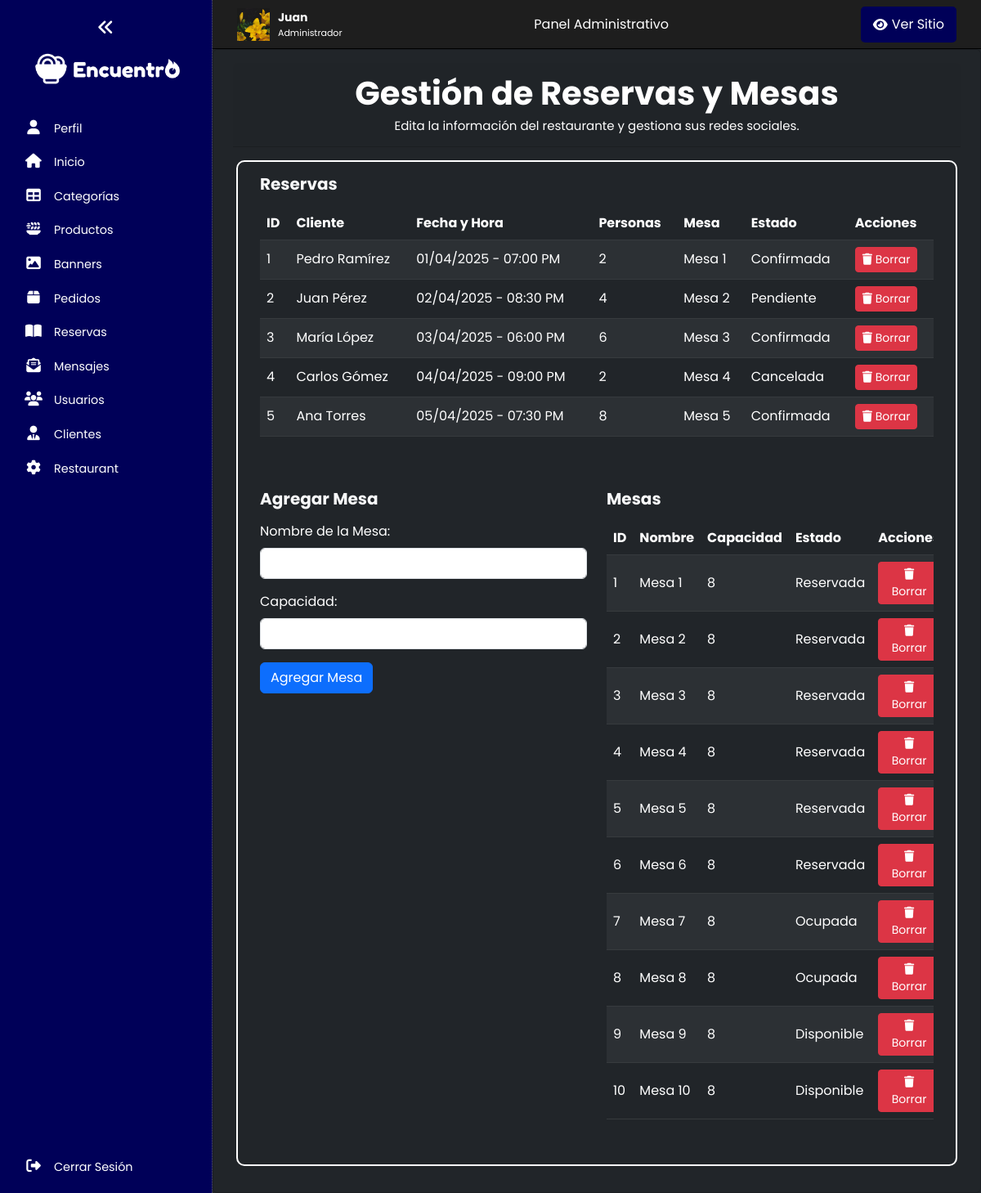
Page /panel/reservas/index.php (signed in) on the committed database.
### tables this page shows
CREATE TABLE reservas (
    id_reserva INT AUTO_INCREMENT PRIMARY KEY,
    id_usuario INT,
    fecha_reserva DATE NOT NULL,
    hora_reserva TIME NOT NULL,
    num_personas INT NOT NULL CHECK (num_personas > 0),
    estado ENUM('pendiente', 'confirmada', 'cancelada') DEFAULT 'pendiente',
    comentario TEXT,
    creado_en TIMESTAMP DEFAULT CURRENT_TIMESTAMP,
    FOREIGN KEY (id_usuario) REFERENCES usuarios(id_usuario) ON DELETE SET NULL
);

CREATE TABLE usuarios (
    id_usuario INT AUTO_INCREMENT PRIMARY KEY,
    nombre VARCHAR(100),
    apellido VARCHAR(100),
    dni VARCHAR(15) UNIQUE,
    correo VARCHAR(100) UNIQUE,
    telefono VARCHAR(15),
    direccion TEXT,
    password VARCHAR(255) NOT NULL,
    foto_perfil VARCHAR(255) DEFAULT 'default_admin.jpg',
    rol ENUM('Administrador', 'Empleado', 'Cliente'),
    creado_en TIMESTAMP DEFAULT CURRENT_TIMESTAMP
);

CREATE TABLE mesas (
    id_mesa INT AUTO_INCREMENT PRIMARY KEY,
    nombre_mesa VARCHAR(50) NOT NULL,
    capacidad INT NOT NULL CHECK (capacidad > 0),
    estado ENUM('disponible', 'reservada', 'ocupada') DEFAULT 'disponible'
);

### panel/reservas/index.php (the view, shortened to what this page needs)
<?php
include("../bd.php");
$sentencia = $conect->prepare("
    SELECT r.*, u.nombre, u.apellido, m.nombre_mesa
    FROM reservas r
    INNER JOIN usuarios u ON r.id_usuario = u.id_usuario
    LEFT JOIN reserva_mesa rm ON r.id_reserva = rm.id_reserva
    LEFT JOIN mesas m ON rm.id_mesa = m.id_mesa
    ORDER BY r.creado_en DESC
");
$sentencia->execute();
$lista_reservas = $sentencia->fetchAll(PDO::FETCH_ASSOC);
$sentencia_mesas = $conect->prepare("SELECT * FROM mesas");
$sentencia_mesas->execute();
$lista_mesas = $sentencia_mesas->fetchAll(PDO::FETCH_ASSOC);
include("../recursos/header.php");
?>
<div class="card bg-dark text-white py-3 px-4">
    <div class="card-header text-center">
        <h2 class="seccion_titulo">Gestión de Reservas y Mesas</h2>
        <p class="seccion_parrafo">Edita la información del restaurante y gestiona sus redes sociales.</p>
    </div>
    <div class="card-body">
        <div class="row borde_contenido flex-column">
            <div class="col-12 mb-5">
                <h5 class="text-light mb-3 fw-bold">Reservas</h5>
                <div class="table-responsive table-container">
                    <table class="table table-dark table-striped no-datatable">
                        <thead>
                            <tr>
                                <th>ID</th>
                                <th>Cliente</th>
                                <th>Fecha y Hora</th>
                                <th>Personas</th>
                                <th>Mesa</th>
                                <th>Estado</th>
                                <th>Acciones</th>
                            </tr>
                        </thead>
                        <tbody>
                            <?php foreach ($lista_reservas as $reserva) {
                                $fecha = date("d/m/Y", strtotime($reserva['fecha_reserva']));
                                $hora = date("h:i A", strtotime($reserva['hora_reserva']));
                            ?>
                                <tr>
                                    <td><?php echo $reserva['id_reserva']; ?></td>
                                    <td><?php echo htmlspecialchars($reserva['nombre'] . ' ' . $reserva['apellido']); ?></td>
                                    <td><?php echo "$fecha - $hora"; ?></td>
                                    <td><?php echo $reserva['num_personas']; ?></td>
                                    <td><?php echo $reserva['nombre_mesa'] ? htmlspecialchars($reserva['nombre_mesa']) : 'No asignada'; ?></td>
                                    <td><?php echo ucfirst($reserva['estado']); ?></td>
                                    <td>
                                        <button class="btn btn-danger btn-sm" onclick="confirmarEliminacion('reserva', <?php echo $reserva['id_reserva']; ?>)">
                                            <i class="fas fa-trash"></i> Borrar
                                        </button>
                                    </td>
                                </tr>
                            <?php } ?>
                        </tbody>
                    </table>
                </div>
            </div>
            <div class="col-12">
                <div class="row">
                    <div class="col-md-6 mb-4">
                        <h5 class="text-light mb-3 fw-bold">Agregar Mesa</h5>
                        <form action="index.php" method="POST">
                            <div class="mb-3">
                                <label for="nombre_mesa" class="mb-2">Nombre de la Mesa:</label>
                                <input type="number" name="nombre_mesa" class="form-control" required min="1">
                            </div>
                            <div class="mb-3">
                                <label for="capacidad" class="mb-2">Capacidad:</label>
                                <input type="number" name="capacidad" class="form-control" required min="1">
                            </div>
                            <button type="submit" class="btn btn-primary">Agregar Mesa</button>
                        </form>
                    </div>
                    <div class="col-md-6 mb-4">
                        <h5 class="text-light mb-3 fw-bold">Mesas</h5>
                        <div class="table-responsive table-container">
                            <table class="table table-dark table-striped no-datatable">
                                <thead>
                                    <tr>
                                        <th>ID</th>
                                        <th>Nombre</th>
                                        <th>Capacidad</th>
                                        <th>Estado</th>
                                        <th>Acciones</th>
                                    </tr>
                                </thead>
                                <tbody>
                                    <?php foreach ($lista_mesas as $mesa) { ?>
                                        <tr>
                                            <td><?php echo $mesa['id_mesa']; ?></td>
                                            <td><?php echo $mesa['nombre_mesa']; ?></td>
                                            <td><?php echo $mesa['capacidad']; ?></td>
                                            <td><?php echo ucfirst($mesa['estado']); ?></td>
                                            <td>
                                                <button class="btn btn-danger btn-sm" onclick="confirmarEliminacion('mesa', <?php echo $mesa['id_mesa']; ?>)">
                                                    <i class="fas fa-trash"></i> Borrar
                                                </button>
                                            </td>
                                        </tr>
                                    <?php } ?>
                                </tbody>
                            </table>
                        </div>
                    </div>
                </div>
            </div>
        </div>
    </div>
</div>
<?php include("../recursos/footer.php"); ?>

### css/data.css (style rules this page uses)
:root { --header-height: 5rem; --color_primario: #ff8000; --color_secundario: #32005b; --color_gris: #171717; --color_blanco: #ffffff; --color_negro: #000000; --color_success: #1ae000; --color_info: #0066eb; --color_danger: #cf0000; --color_body: white; --color_sidebar_panel: rgb(0, 0, 88); --nav_font: "Montserrat", sans-serif; --body_font: "Oswald", sans-serif; --logo_font: "BankGothic"; --normal-font-size: 0.938rem; --font_regular: 400; --font_semi_bold: 600; --max_width: 1024px; --titulo_banner: 70px; --subtitulo_banner: 22px; --descripcion_banner: 20px; --seccion_titulo: 40px; --seccion_subtitulo: 20px; --seccion_item: 23px; --seccion_parrafo: 15px; --tablet__titulo_banner: 55px; --tablet__subtitulo_banner: 20px; --tablet__descripcion_banner: 18px; --tablet__seccion_titulo: 30px; --tablet__seccion_subtitulo: 18px; --tablet__seccion_parrafo: 14px; --tablet__seccion_item: 19px; --movil__titulo_banner: 38px; --movil__subtitulo_banner: 18px; --movil__descripcion_banner: 16px; --movil__seccion_titulo: 26px; --movil__seccion_subtitulo: 16px; --movil__seccion_parrafo: 13px; --movil__seccion_item: 17px; --paddingy: 50px; --color_scroll: rgba(255, 255, 255, 0.075); --color_scroll_hover: rgba(255, 255, 255, 0.2); }
* { box-sizing: border-box; }
.seccion_titulo { font-size: var(--seccion_titulo); font-weight: bolder; margin: 5px 0px; }
.seccion_parrafo { font-size: var(--seccion_parrafo); margin: 5px 0px; }

### panel/recursos/header.css (style rules this page uses)
body { box-sizing: border-box; margin: 0; padding: 0; }
body { font-family: 'Poppins', sans-serif; }
.wrapper { display: flex; height: 100vh; background-color: #212529; }
.borde_contenido { border: 2px solid white; padding: 15px; border-radius: 10px; }
th, td { max-width: 200px; vertical-align: middle; }

### rows in the picture
reservas: id_reserva "1", id_usuario.apellido "Pedro Ramírez", fecha_reserva "01/04/2025", hora_reserva "07:00 PM", num_personas "2", mesas.nombre_mesa "Mesa 1", estado "Confirmada"
reservas: id_reserva "2", id_usuario.apellido "Juan Pérez", fecha_reserva "02/04/2025", hora_reserva "08:30 PM", num_personas "4", mesas.nombre_mesa "Mesa 2", estado "Pendiente"
reservas: id_reserva "3", id_usuario.apellido "María López", fecha_reserva "03/04/2025", hora_reserva "06:00 PM", num_personas "6", mesas.nombre_mesa "Mesa 3", estado "Confirmada"
reservas: id_reserva "4", id_usuario.apellido "Carlos Gómez", fecha_reserva "04/04/2025", hora_reserva "09:00 PM", num_personas "2", mesas.nombre_mesa "Mesa 4", estado "Cancelada"
reservas: id_reserva "5", id_usuario.apellido "Ana Torres", fecha_reserva "05/04/2025", hora_reserva "07:30 PM", num_personas "8", mesas.nombre_mesa "Mesa 5", estado "Confirmada"
mesas: id_mesa "1", nombre_mesa "Mesa 1", capacidad "8", estado "Reservada"
mesas: id_mesa "2", nombre_mesa "Mesa 2", capacidad "8", estado "Reservada"
mesas: id_mesa "3", nombre_mesa "Mesa 3", capacidad "8", estado "Reservada"
mesas: id_mesa "4", nombre_mesa "Mesa 4", capacidad "8", estado "Reservada"
mesas: id_mesa "5", nombre_mesa "Mesa 5", capacidad "8", estado "Reservada"
mesas: id_mesa "6", nombre_mesa "Mesa 6", capacidad "8", estado "Reservada"
mesas: id_mesa "7", nombre_mesa "Mesa 7", capacidad "8", estado "Ocupada"
mesas: id_mesa "8", nombre_mesa "Mesa 8", capacidad "8", estado "Ocupada"
mesas: id_mesa "9", nombre_mesa "Mesa 9", capacidad "8", estado "Disponible"
mesas: id_mesa "10", nombre_mesa "Mesa 10", capacidad "8", estado "Disponible"

### other values in the picture
$item_name "Perfil"
$item_name "Inicio"
$item_name "Categorías"
$item_name "Productos"
$item_name "Banners"
$item_name "Pedidos"
$item_name "Reservas"
$item_name "Mensajes"
$item_name "Usuarios"
$item_name "Clientes"
$item_name "Restaurant"
$_SESSION['usuario_nombre'] "Juan"
$_SESSION['usuario_rol'] "Administrador"
